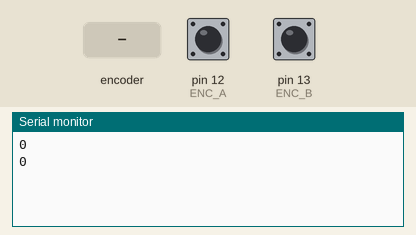
This sketch was run on a simulated Arduino Uno, built with avr-gcc and run on an emulated ATmega328P. Shown: the last lines printed to the serial monitor. The test bench sets the inputs (shaded band); at power-on: pin 12 (ENC_A) HIGH, pin 13 (ENC_B) HIGH.

Above: at 1.2 s.
1.3 s: rotary encoder on pin 12 (ENC_A) / pin 13 (ENC_B) turned 1 step (first pin leading)
At 2.8 s:
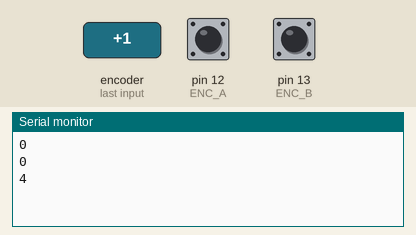
3.0 s: rotary encoder on pin 12 (ENC_A) / pin 13 (ENC_B) turned 1 step (first pin leading)
At 3.8 s:
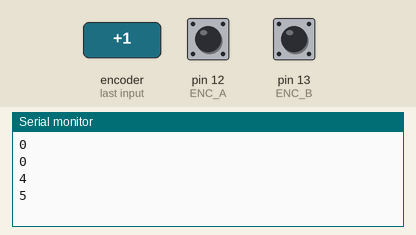
Timing chart, 0 to 6.0 s (numbered marks = the images above; inputs shaded):
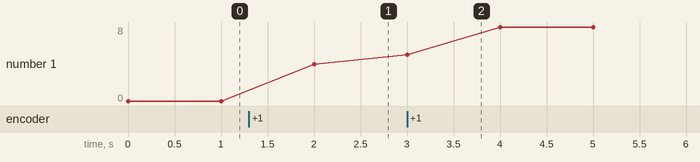

The sketch:

encoder.ino
```cpp
#include <MsTimer2.h>

// A相ピン割り当て
#define ENC_A 12
// B相ピン割り当て
#define ENC_B 13

// 前回値（Bit1:A相、Bit0:B相）
volatile int oldEnc;

// エンコーダ値
volatile int encValue;

void doEncoderCounter(void){
  int newEnc = (digitalRead(ENC_A)?0:2) | (digitalRead(ENC_B)?0:1);

  if (0) {
    // do nothing
  } else if (0 == oldEnc) {
    if (2 == newEnc) { // up
      encValue++;
    } else if (1 == newEnc) { // down
      encValue--;
    }
  } else if (1 == oldEnc) {
    if (0 == newEnc) { // up
      encValue++;
    } else if (3 == newEnc) { // down
      encValue--;
    }
  } else if (2 == oldEnc) {
    if (3 == newEnc) { // up
      encValue++;
    } else if (0 == newEnc) { // down
      encValue--;
    }
  } else if (3 == oldEnc) {
    if (1 == newEnc) { // up
      encValue++;
    } else if (2 == newEnc) { // down
      encValue--;
    }
  }
  oldEnc = newEnc;
}

void setup() {
  pinMode(ENC_A, INPUT);
  pinMode(ENC_B, INPUT);
  encValue = 0;
  oldEnc = (digitalRead(ENC_A)?0:2) | (digitalRead(ENC_B)?0:1);
  MsTimer2::set(1, doEncoderCounter);
  MsTimer2::start();
  Serial.begin(115200);
}

void loop() {
  Serial.println(encValue,DEC);
  delay(1000);
}
```

Measured:
- after the input at 1.3 s, the serial monitor: prints a new line after 0.70 s (image 1)
- after the input at 3.0 s, the serial monitor: prints a new line at once (image 2)
- plotted number 1: 0 → 4 after the input at 1.3 s, 4 → 8 after the input at 3.0 s
